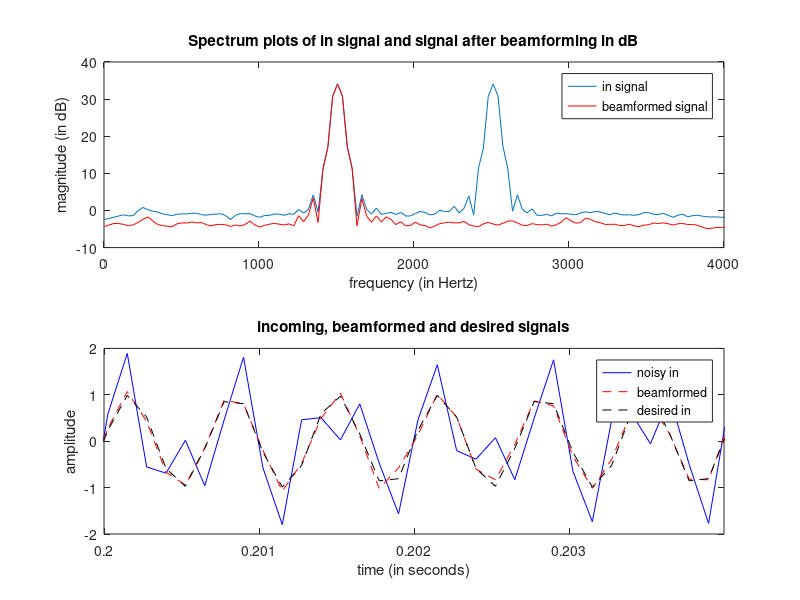

The MATLAB script that drew this image: (Note: this script raises an error after producing the figure.)
close all;
clear all;
clc;
%% INITIALIZE

d = 0.12;                    %afstand tussen de micofoons
N = 2;                      %hoeveelheid microfoons
c = 343;                    %geluidssnelheid
freq = 1500;                %frequency of interest
theta1 = pi; %pi/2;%hoek in radialen
theta2 = 2*pi/9;

fs = 8000;                  % 8000 samples/ s
time_frame = 0.02;          % 20 ms
sptf = fs * time_frame;     % samples per time frame; 160 samples per 20 ms
L = 2^(ceil(log2(sptf)));
noise = 0.1;
totaaltijd = 1;

%[bal, sf] = wavread('bal_m.wav');
bal=randn(8000,1);
bal = 10 * bal;
%kerk = 10*wavread('kerk_m.wav');
kerk=randn(8000,1);
%% SIGNAL
tt = linspace(0,totaaltijd, fs * totaaltijd).';
tau1 = d / c * sin(theta1);
tau2 = d / c * sin(theta2);

noise1 = noise*randn(fs*totaaltijd,1);
noise2 = noise*randn(fs*totaaltijd,1);

noise1 = sin(2*pi*2500*tt)+noise1 % noise1 - 0.5*noise; %sin(2*pi*1500*t);%  %%%%%%%%%%%%%%ruisbron
noise2 = sin(2*pi*2500*(tt-tau2))+noise2; % noise2 -0.5*noise;%sin(2*pi*1500*t); %

signal1 = sin(2*pi*freq*tt) + noise1; %sin(2*pi*1500*t);%
signal2 = sin(2*pi*freq*(tt-tau1)) +noise2;%sin(2*pi*1500*t); %

noise = [noise1,noise2];
signal = [signal1,signal2];

%fft_signal = [fft(signal1,L), fft(signal2,L)];
estimate_signal = zeros(256,1);

nr_frames = floor((length(signal1) - sptf) / (sptf/2));
rec_signal = zeros(size(signal(:,1)));
%%%schatten van correlatie matrix
for J = 1 : 10 + 1
    
    win = [sqrt(hanning(sptf)), sqrt(hanning(sptf))];
    frame_noise = noise((sptf/2)*(J-1)+1:(sptf/2)*(J-1)+sptf,:).*(win);
    fft_noise = fft(frame_noise,L);
    
    fft_noise([1,L/2+1],:) = real(fft_noise([1,L/2+1],:));
    part1 = fft_noise(1:L/2+1,:);
    % fft_signal = [part1;conj(flipud(part1(2:end-1,:)))];
    
    
    
    
    for I =1 :L/2+1
        noise_cor(1,1,I,J) =   abs(part1(I,1)).^2;
        noise_cor(2,2,I,J) =   abs(part1(I,2)).^2;
        noise_cor(1,2,I,J) =    part1(I,1)*conj(part1(I,2));
        noise_cor(2,1,I,J) =    part1(I,2)*conj(part1(I,1));
    end
     
end
 noise_cor= mean(noise_cor,4);
%%%



for J = 1 : nr_frames + 1
    
    win = [sqrt(hanning(sptf)), sqrt(hanning(sptf))];
    frame_signal = signal((sptf/2)*(J-1)+1:(sptf/2)*(J-1)+sptf,:).*(win);
    fft_signal = fft(frame_signal,L);
    
    fft_signal([1,L/2+1],:) = real(fft_signal([1,L/2+1],:));
    part1 = fft_signal(1:L/2+1,:);
    fft_signal = [part1;conj(flipud(part1(2:end-1,:)))];
     fft_signal_mat(:,J)= fft_signal(:,1);
    %noise_coh_func = corrcoef(fft_signal, fft_signal');
    
    
    for I = 0 : L/2
        %% BOUWEN VAN DE NOISE COHERENCE FUNCTION
        f_center = I * fs / L;
        %     TAU = f_center*d/c;
        %     noise_coh_func = [1 sin(TAU+0.0001)/(TAU+0.0001); sin(TAU+0.0001)/(TAU+0.0001) 1];
        
        %% Berekenen van de center frequencies en de filter weights
        % De delay die gebruikt gaat worden in de weegcoefficienten voor alle
        % center frequencies
        zeta = -1i*2*pi*f_center*d*sin(theta1) / c;
        
        % The amplitude weights
        a_n = 1 / N;
        
        % Delay vector
        c_ = [1; exp(zeta)];
        
        % Weight vector
        w = (noise_cor(:,:,I+1)\c_) / ((c_'/noise_cor(:,:,I+1))*c_);
        w= conj(w);
        flabber(:,I+1) = w;
        
        estimate_signal(I+1) = w.'*fft_signal(I+1,:).';
        
            
        
    end
    fft_estimate_signal_mat(:,J)=  estimate_signal;
    estimate_signal=estimate_signal(1:L/2+1);
    estimate_signal([1,L/2+1],:) = real(    estimate_signal([1,L/2+1],:)); % geforceerd
    estimate_signal=[estimate_signal;flipud(conj(estimate_signal(2:end-1)))];
    td_estimate_signal = real(ifft(estimate_signal(1:L)));
    rec_signal((sptf/2)*(J-1)+1:(sptf/2)*(J-1)+sptf) = rec_signal((sptf/2)*(J-1)+1:(sptf/2)*(J-1)+sptf)+td_estimate_signal(1:sptf).*(sqrt(hanning(sptf)));
end

%% RESULTS


%%PLOTS
% figure;
% plot(linspace(1,fs,L), abs(fft_signal(:,1)));
% hold on
% plot(linspace(1,fs,L), abs(estimate_signal),'r');
% legend('in signaal', 'estimate')
% title('abs plot van in signaal en het beamgeformde signaal')

figure;
subplot(2,1,2)
plot(linspace(0,totaaltijd,length(signal1)),signal1, 'b');
hold on
plot(linspace(0,totaaltijd,length(rec_signal)),rec_signal, '--r');
plot(linspace(0,totaaltijd,length(signal1)),sin(2*pi*freq*tt), '--k')
legend('noisy in', 'beamformed', 'desired in')
title('incoming, beamformed and desired signals')
axis([0.200 0.204 -2 2]);
xlabel('time (in seconds)');
ylabel('amplitude');

subplot(2,1,1)
plot(linspace(1,fs,L),10*log10( mean(abs(fft_signal_mat).^2,2) ) );
hold on
plot(linspace(1,fs,L),10*log10( mean(abs( fft_estimate_signal_mat).^2,2) ) ,'r');
title('Spectrum plots of in signal and signal after beamforming in dB')
legend('in signal','beamformed signal')
axis([0 4000 -10 40]);
xlabel('frequency (in Hertz)');
ylabel('magnitude (in dB)');

polarbin = zeros(1,4);
figure;

f_center = linspace(0,fs-fs / (2 * L), L).';


polarfreq = [1500, 2500] ;  %polar plot is voor deze frequentie
for i = 1:length(polarfreq);
polarbin(i) = floor(polarfreq(i)/fs*L); %floor(polarfreq(i)/(((fs-fs / (2 * L)))/256));

delta = ((c/f_center(polarbin(i)))/d)^-1;
[w_dakje polarhoek] = beam_resp(flabber(:,polarbin(i)),L,delta);

subplot(ceil(length(polarfreq)/2),2,i)
polar90(polarhoek, abs(w_dakje));
title(['frequency = ', num2str(polarfreq(i))])

end